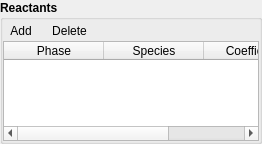
                   <widget class="QGroupBox" name="groupbox_reactants">
                    <property name="sizePolicy">
                     <sizepolicy hsizetype="Minimum" vsizetype="Fixed">
                      <horstretch>0</horstretch>
                      <verstretch>0</verstretch>
                     </sizepolicy>
                    </property>
                    <property name="maximumSize">
                     <size>
                      <width>16777215</width>
                      <height>16777215</height>
                     </size>
                    </property>
                    <property name="font">
                     <font>
                      <weight>75</weight>
                      <bold>true</bold>
                     </font>
                    </property>
                    <property name="title">
                     <string>Reactants</string>
                    </property>
                    <property name="flat">
                     <bool>true</bool>
                    </property>
                    <layout class="QGridLayout" name="gridLayout_13">
                     <property name="leftMargin">
                      <number>0</number>
                     </property>
                     <property name="topMargin">
                      <number>0</number>
                     </property>
                     <property name="rightMargin">
                      <number>0</number>
                     </property>
                     <property name="bottomMargin">
                      <number>0</number>
                     </property>
                     <property name="spacing">
                      <number>0</number>
                     </property>
                     <item row="0" column="0">
                      <widget class="QWidget" name="frame_add_delete_reactants" native="true">
                       <property name="minimumSize">
                        <size>
                         <width>0</width>
                         <height>0</height>
                        </size>
                       </property>
                       <property name="maximumSize">
                        <size>
                         <width>16777215</width>
                         <height>32</height>
                        </size>
                       </property>
                       <property name="font">
                        <font>
                         <weight>50</weight>
                         <bold>false</bold>
                        </font>
                       </property>
                       <layout class="QHBoxLayout" name="horizontalLayout_13">
                        <property name="spacing">
                         <number>6</number>
                        </property>
                        <property name="sizeConstraint">
                         <enum>QLayout::SetMaximumSize</enum>
                        </property>
                        <property name="leftMargin">
                         <number>0</number>
                        </property>
                        <property name="topMargin">
                         <number>0</number>
                        </property>
                        <property name="rightMargin">
                         <number>0</number>
                        </property>
                        <property name="bottomMargin">
                         <number>0</number>
                        </property>
                        <item>
                         <widget class="QToolButton" name="toolbutton_add_reactant">
                          <property name="font">
                           <font>
                            <weight>50</weight>
                            <bold>false</bold>
                           </font>
                          </property>
                          <property name="text">
                           <string>Add</string>
                          </property>
                          <property name="autoRaise">
                           <bool>true</bool>
                          </property>
                         </widget>
                        </item>
                        <item>
                         <widget class="QToolButton" name="toolbutton_delete_reactant">
                          <property name="font">
                           <font>
                            <weight>50</weight>
                            <bold>false</bold>
                           </font>
                          </property>
                          <property name="text">
                           <string>Delete</string>
                          </property>
                          <property name="autoRaise">
                           <bool>true</bool>
                          </property>
                         </widget>
                        </item>
                        <item>
                         <spacer name="horizontalSpacer_11">
                          <property name="orientation">
                           <enum>Qt::Horizontal</enum>
                          </property>
                          <property name="sizeHint" stdset="0">
                           <size>
                            <width>40</width>
                            <height>20</height>
                           </size>
                          </property>
                         </spacer>
                        </item>
                       </layout>
                      </widget>
                     </item>
                     <item row="1" column="0">
                      <widget class="QTableWidget" name="tablewidget_reactants">
                       <property name="maximumSize">
                        <size>
                         <width>16777215</width>
                         <height>100</height>
                        </size>
                       </property>
                       <property name="font">
                        <font>
                         <weight>50</weight>
                         <bold>false</bold>
                        </font>
                       </property>
                       <property name="selectionMode">
                        <enum>QAbstractItemView::NoSelection</enum>
                       </property>
                       <property name="selectionBehavior">
                        <enum>QAbstractItemView::SelectRows</enum>
                       </property>
                       <attribute name="horizontalHeaderHighlightSections">
                        <bool>false</bool>
                       </attribute>
                       <attribute name="verticalHeaderVisible">
                        <bool>false</bool>
                       </attribute>
                       <attribute name="verticalHeaderHighlightSections">
                        <bool>false</bool>
                       </attribute>
                       <column>
                        <property name="text">
                         <string>Phase</string>
                        </property>
                       </column>
                       <column>
                        <property name="text">
                         <string>Species</string>
                        </property>
                       </column>
                       <column>
                        <property name="text">
                         <string>Coefficient</string>
                        </property>
                       </column>
                      </widget>
                     </item>
                    </layout>
                   </widget>
